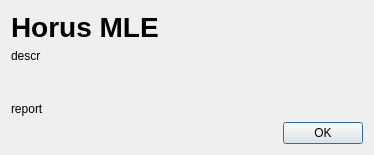
<?xml version="1.0" encoding="UTF-8"?>
<ui version="4.0">
 <class>AboutDialog</class>
 <widget class="QDialog" name="AboutDialog">
  <property name="geometry">
   <rect>
    <x>0</x>
    <y>0</y>
    <width>374</width>
    <height>155</height>
   </rect>
  </property>
  <property name="sizePolicy">
   <sizepolicy hsizetype="Preferred" vsizetype="Preferred">
    <horstretch>0</horstretch>
    <verstretch>0</verstretch>
   </sizepolicy>
  </property>
  <property name="windowTitle">
   <string>Dialog</string>
  </property>
  <property name="windowIcon">
   <iconset resource="img.qrc">
    <normaloff>:/img/main.png</normaloff>:/img/main.png</iconset>
  </property>
  <layout class="QVBoxLayout" name="verticalLayout">
   <item>
    <layout class="QHBoxLayout" name="horizontalLayout">
     <item>
      <widget class="QLabel" name="nameLb">
       <property name="autoFillBackground">
        <bool>false</bool>
       </property>
       <property name="styleSheet">
        <string notr="true">font-size: 28px; font-weight: bold;</string>
       </property>
       <property name="text">
        <string>Horus MLE</string>
       </property>
      </widget>
     </item>
     <item>
      <widget class="QLabel" name="logoLb">
       <property name="styleSheet">
        <string notr="true">margin-left: 10px;</string>
       </property>
       <property name="text">
        <string/>
       </property>
       <property name="pixmap">
        <pixmap resource="img.qrc">:/img/main.png</pixmap>
       </property>
      </widget>
     </item>
    </layout>
   </item>
   <item>
    <widget class="QLabel" name="descrLb">
     <property name="styleSheet">
      <string notr="true">text-align: justify;</string>
     </property>
     <property name="text">
      <string>descr</string>
     </property>
     <property name="wordWrap">
      <bool>true</bool>
     </property>
    </widget>
   </item>
   <item>
    <spacer name="verticalSpacer">
     <property name="orientation">
      <enum>Qt::Vertical</enum>
     </property>
     <property name="sizeHint" stdset="0">
      <size>
       <width>20</width>
       <height>40</height>
      </size>
     </property>
    </spacer>
   </item>
   <item>
    <widget class="QLabel" name="reportLb">
     <property name="text">
      <string>report</string>
     </property>
     <property name="wordWrap">
      <bool>true</bool>
     </property>
    </widget>
   </item>
   <item>
    <widget class="QDialogButtonBox" name="buttonBox">
     <property name="orientation">
      <enum>Qt::Horizontal</enum>
     </property>
     <property name="standardButtons">
      <set>QDialogButtonBox::Ok</set>
     </property>
    </widget>
   </item>
  </layout>
 </widget>
 <resources>
  <include location="img.qrc"/>
 </resources>
 <connections>
  <connection>
   <sender>buttonBox</sender>
   <signal>accepted()</signal>
   <receiver>AboutDialog</receiver>
   <slot>accept()</slot>
   <hints>
    <hint type="sourcelabel">
     <x>248</x>
     <y>254</y>
    </hint>
    <hint type="destinationlabel">
     <x>157</x>
     <y>274</y>
    </hint>
   </hints>
  </connection>
 </connections>
</ui>
